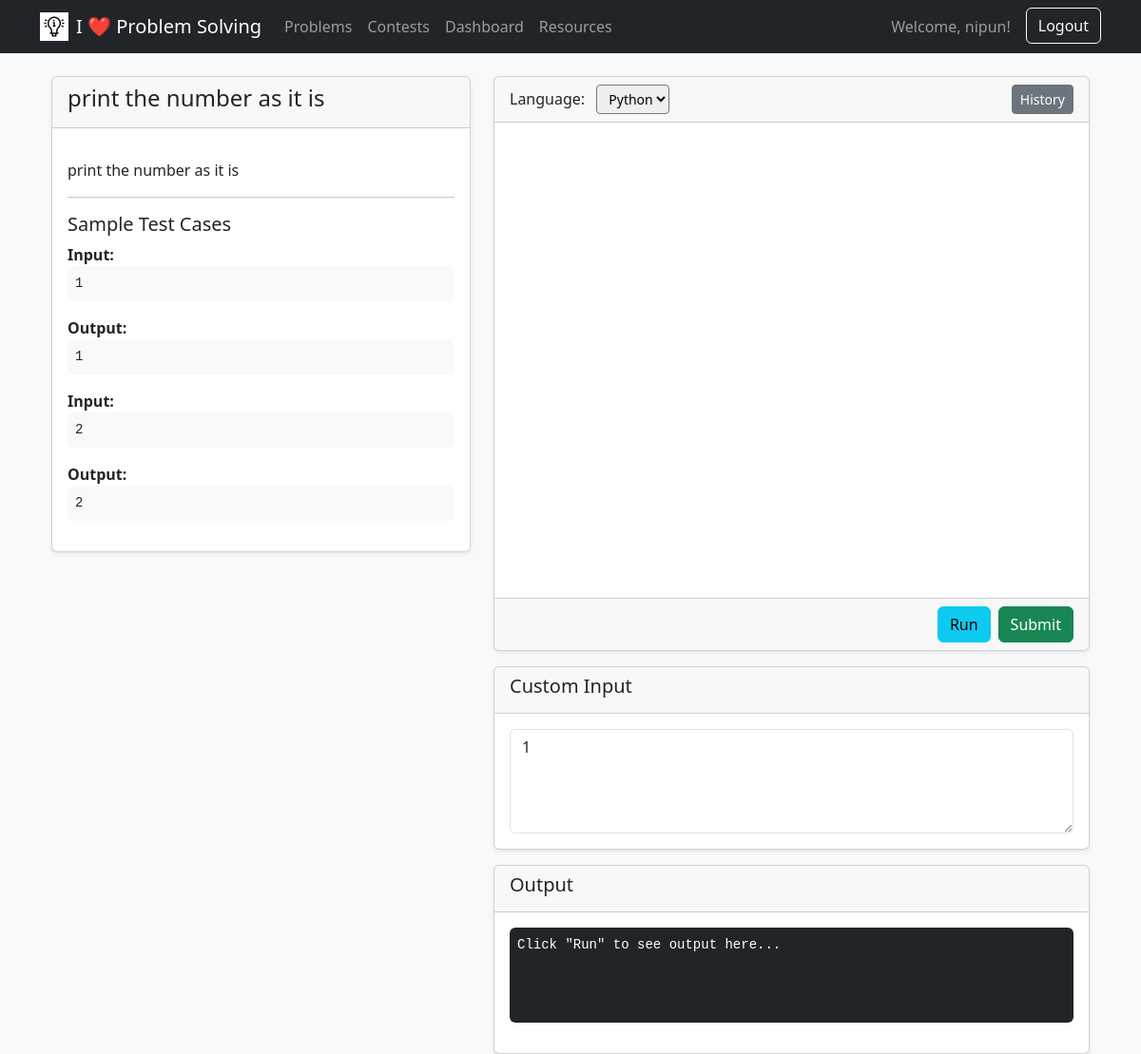
The page /workspace/solve/print-the-number-as-it-is/ (signed in) on the database its author committed.
### problemset/models.py (models this page shows, shortened)
class Problem(models.Model):
    DIFFICULTY_CHOICES = [
        ('Easy', 'Easy'),
        ('Medium', 'Medium'),
        ('Hard', 'Hard'),
    ]
    title = models.CharField(max_length=200, unique=True)
    description = models.TextField()
    difficulty = models.CharField(max_length=10, choices=DIFFICULTY_CHOICES)
    slug = models.SlugField(unique=True, blank=True)
    test_case_file = models.FileField(upload_to=get_testcase_json_path, blank=True, null=True)
    created_at = models.DateTimeField(auto_now_add=True)

### workspace/views.py (the view)
# urls.py: path('solve/<slug:problem_slug>/', views.solve_workspace, name='solve-workspace'),
def solve_workspace(request, problem_slug):
    problem = get_object_or_404(Problem, slug=problem_slug)
    sample_testcases_content = []
    if problem.test_case_file:
        try:
            with problem.test_case_file.open('r') as f:
                data = json.load(f)
                sample_testcases_content = data.get("test_cases", [])[:2]
        except (IOError, json.JSONDecodeError):
            pass
    context = {
        'problem': problem,
        'sample_testcases_content': sample_testcases_content
    }
    return render(request, 'workspace/solver.html', context)

### workspace/templates/workspace/solver.html (shortened to what this page needs)
{% extends "users/base.html" %}
{% load static %}
{% block content %}
<div class="container-fluid mt-4">
    <div class="row">
        <div class="col-md-5">
            <div class="card shadow-sm mb-3">
                <div class="card-header">
                    <h4>{{ problem.title }}</h4>
                </div>
                <div class="card-body" style="max-height: 80vh; overflow-y: auto;">
                    <p>{{ problem.description|linebreaks }}</p>
                    <hr>
                    <h5>Sample Test Cases</h5>
                    {% for tc_content in sample_testcases_content %}
                        <div class="mb-3">
                            <strong>Input:</strong>
                            <pre class="bg-light p-2 rounded"><code>{{ tc_content.input }}</code></pre>
                            <strong>Output:</strong>
                            <pre class="bg-light p-2 rounded"><code>{{ tc_content.output }}</code></pre>
                        </div>
                    {% empty %}
                        <p class="text-muted">No sample test cases have been added for this problem yet.</p>
                    {% endfor %}
                </div>
            </div>
        </div>
        <div class="col-md-7">
            <div class="card shadow-sm">
                <div class="card-header d-flex justify-content-between align-items-center">
                    <div>
                        <label for="languageSelect" class="form-label mb-0 me-2">Language:</label>
                        <select id="languageSelect" class="form-select-sm">
                            <option value="python">Python</option>
                        </select>
                    </div>
                    <div>
                        <button id="history-btn" class="btn btn-secondary btn-sm" data-bs-toggle="modal" data-bs-target="#historyModal">History</button>
                    </div>
                </div>
                <div class="card-body p-0">
                    <div id="editor" style="height: 500px; width: 100%;"></div>
                </div>
                <div class="card-footer d-flex justify-content-end">
                    <button id="run-btn" class="btn btn-info me-2">Run</button>
                    <button id="submit-btn" class="btn btn-success">Submit</button>
                </div>
            </div>
             <div class="card shadow-sm mt-3">
                <div class="card-header">
                    <h5>Custom Input</h5>
                </div>
                <div class="card-body">
                    <textarea id="custom-input-box" class="form-control" rows="4" placeholder="Enter custom input here...">{% if sample_testcases_content %}{{ sample_testcases_content.0.input }}{% endif %}</textarea>
                </div>
            </div>
             <div class="card shadow-sm mt-3">
                <div class="card-header">
                    <h5>Output</h5>
                </div>
                <div class="card-body">
                    <pre id="output-box" class="bg-dark text-white p-2 rounded" style="min-height: 100px;">Click "Run" to see output here...</pre>
                </div>
            </div>
        </div>
    </div>
</div>
{% endblock content %}

### users/templates/users/base.html (shortened to what this page needs)
{% load static %}
<!doctype html>
<html lang="en">
<head>
    <link href="https://cdn.jsdelivr.net/npm/bootstrap@5.3.3/dist/css/bootstrap.min.css" rel="stylesheet">
</head>
<body class="bg-light">
    <nav class="navbar navbar-expand-lg navbar-dark bg-dark">
        <div class="container">
            <a class="navbar-brand d-flex align-items-center" href="{% url 'home' %}">
                <img src="{% static 'images/logo.jpg' %}" alt="Logo" width="30" height="30" class="me-2">
                I ❤️ Problem Solving
            </a>
            <div class="collapse navbar-collapse" id="navbarNav">
                <ul class="navbar-nav me-auto mb-2 mb-lg-0">
                    <li class="nav-item">
                        <a class="nav-link" href="{% url 'problems-list' %}">Problems</a>
                    </li>
                    <li class="nav-item">
                        <a class="nav-link" href="{% url 'contests' %}">Contests</a>
                    </li>
                    <li class="nav-item">
                        <a class="nav-link" href="{% url 'dashboard' %}">Dashboard</a>
                    </li>
                    <li class="nav-item">
                        <a class="nav-link" href="{% url 'resources' %}">Resources</a>
                    </li>
                </ul>
                <div class="d-flex">
                    {% if user.is_authenticated %}
                        <span class="navbar-text me-3">
                            Welcome, {{ user.username }}!
                        </span>
                        <form action="{% url 'logout' %}" method="post">
                            <button type="submit" class="btn btn-outline-light">Logout</button>
                        </form>
                    {% else %}
                        <a href="{% url 'login' %}" class="btn btn-outline-light me-2">Login</a>
                        <a href="{% url 'signup' %}" class="btn btn-light">Sign Up</a>
                    {% endif %}
                </div>
            </div>
        </div>
    </nav>
    <main class="container mt-4">
        {% block content %}{% endblock %}
    </main>
</body>
</html>

### rows shown on the page
Problem: title "print the number as it is", description "print the number as it is"

### other values the page prints
{{ user.username }} "nipun"
{{ tc_content.input }} "1" "2"
{{ tc_content.output }} "1" "2"
